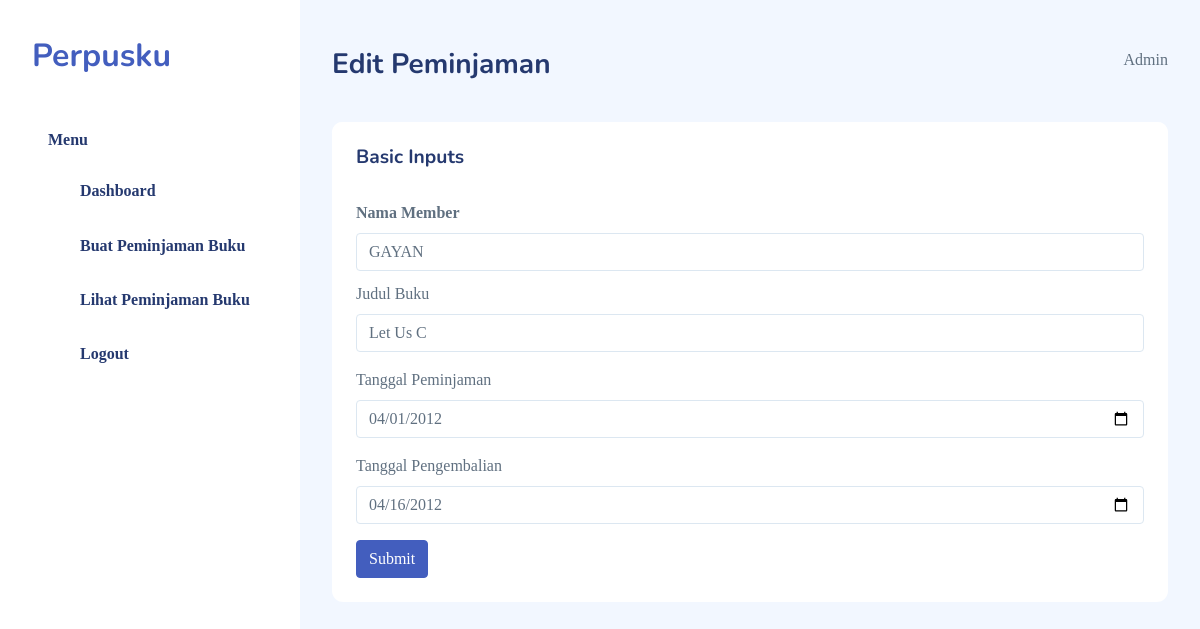
/edit_peminjaman.php?id=3 (signed in), run on the app's committed database.
### tables this page shows
CREATE TABLE `lms_admin` (
  `id_admin` int(11) NOT NULL,
  `nama` varchar(150) NOT NULL,
  `email` varchar(150) NOT NULL,
  `password` varchar(150) NOT NULL,
  `jenis_kelamin` varchar(50) NOT NULL,
  `no_hp` varchar(20) NOT NULL,
  `alamat` varchar(250) NOT NULL
);

CREATE TABLE `lms_book_issue` (
  `BOOK_ISSUE_NO` int(11) NOT NULL,
  `MEMBER_ID` varchar(10) NOT NULL,
  `BOOK_CODE` varchar(10) NOT NULL,
  `DATE_ISSUE` varchar(50) NOT NULL,
  `DATE_RETURN` varchar(50) NOT NULL
);

CREATE TABLE `lms_members` (
  `MEMBER_ID` varchar(10) NOT NULL,
  `MEMBER_NAME` varchar(30) NOT NULL,
  `CITY` varchar(20) DEFAULT NULL,
  `DATE_REGISTER` date NOT NULL,
  `DATE_EXPIRE` date DEFAULT NULL,
  `MEMBERSHIP_STATUS` varchar(15) NOT NULL
);

CREATE TABLE `lms_book_details` (
  `BOOK_CODE` varchar(10) NOT NULL,
  `BOOK_TITLE` varchar(50) NOT NULL,
  `CATEGORY` varchar(15) NOT NULL,
  `AUTHOR` varchar(30) NOT NULL,
  `PUBLICATION` varchar(30) DEFAULT NULL,
  `PUBLISH_DATE` date DEFAULT NULL,
  `BOOK_EDITION` int(2) DEFAULT NULL,
  `PRICE` varchar(15) NOT NULL,
  `RACK_NUM` varchar(3) DEFAULT NULL,
  `DATE_ARRIVAL` date NOT NULL,
  `SUPPLIER_ID` varchar(3) NOT NULL
);

### edit_peminjaman.php (the view, shortened to what this page needs)
<?php
include('db.php');
$get_user = mysqli_query($db, "SELECT * FROM lms_admin WHERE email='$_SESSION[email]'");
$user = mysqli_fetch_array($get_user);
$id_peminjaman = $_GET['id'];
$query = "SELECT * FROM lms_book_issue JOIN lms_members ON lms_book_issue.MEMBER_ID = lms_members.MEMBER_ID JOIN lms_book_details ON lms_book_issue.BOOK_CODE = lms_book_details.BOOK_CODE WHERE lms_book_issue.BOOK_ISSUE_NO = $id_peminjaman";;
$get_peminjaman = mysqli_query($db, $query);
$peminjaman = mysqli_fetch_array($get_peminjaman);
?>
<!DOCTYPE html>
<html lang="en">
<head>
    <link rel="stylesheet" href="mazer/dist/assets/css/main/app.css">
    <link rel="stylesheet" href="mazer/dist/assets/css/main/app-dark.css">
</head>
<body>
    <div id="app">
        <div id="sidebar" class="active">
            <div class="sidebar-wrapper active">
                <div class="sidebar-header position-relative">
                    <div class="d-flex justify-content-between align-items-center">
                        <div class="logo">
                            <a href="dashboard.php">Perpusku</a>
                        </div>
                    </div>
                </div>
                <div class="sidebar-menu">
                    <ul class="menu">
                        <li class="sidebar-title">Menu</li>
                        <li class="sidebar-item  ">
                            <a href="dashboard.php" class='sidebar-link'>
                                <i class="bi bi-grid-fill"></i>
                                <span>Dashboard</span>
                            </a>
                        </li>
                        <li class="sidebar-item  ">
                            <a href="form_peminjaman.php" class='sidebar-link'>
                                <i class="bi bi-grid-1x2-fill"></i>
                                <span>Buat Peminjaman Buku</span>
                            </a>
                        </li>
                        <li class="sidebar-item  ">
                            <a href="data_peminjam.php" class='sidebar-link'>
                                <i class="bi bi-grid-1x2-fill"></i>
                                <span>Lihat Peminjaman Buku</span>
                            </a>
                        </li>
                        <li class="sidebar-item  ">
                            <a href="logout.php" class='sidebar-link'>
                                <i class="bi bi-box-arrow-right"></i>
                                <span>Logout</span>
                            </a>
                        </li>
                    </ul>
                </div>
            </div>
        </div>
        <div id="main">
            <div class="page-heading">
                <div class="page-title">
                    <div class="row">
                        <div class="col-12 col-md-6 order-md-1 order-last">
                            <h3>Edit Peminjaman</h3>
                        </div>
                        <div class="col-12 col-md-6 order-md-2 order-first">
                            <nav aria-label="breadcrumb" class="breadcrumb-header float-start float-lg-end">
                                <ol class="breadcrumb">
                                    <li class="breadcrumb-item"><?= $user['nama'] ?></li>
                                </ol>
                            </nav>
                        </div>
                    </div>
                </div>
            </div>
            <div class="card">
                <div class="card-header">
                    <h4 class="card-title">Basic Inputs</h4>
                </div>
                <div class="card-body">
                    <form method="POST" class="form-data" id="form-data">
                        <div class="form-group">
                            <label for="exampleInputEmail1" class="form-label">Nama Member</label>
                            <input type="text" name="nama_member" id="nama_member" value="<?= $peminjaman['MEMBER_NAME'] ?>" class="form-control" aria-describedby="emailHelp" required>
                        </div>
                        <div class="mb-3">
                            <label for="nama_buku" class="form-label">Judul Buku</label>
                            <input type="text" name="nama_buku" id="nama_buku" value="<?= $peminjaman['BOOK_TITLE'] ?>" class="form-control" required>
                        </div>
                        <div class="mb-3">
                            <label for="tgl_peminjaman" class="form-label">Tanggal Peminjaman</label>
                            <input type="date" name="tgl_peminjaman" id="tgl_peminjaman" value="<?= $peminjaman['DATE_ISSUE'] ?>" class="form-control" required>
                        </div>
                        <div class="mb-3">
                            <label for="tgl_pengembalian" class="form-label">Tanggal Pengembalian</label>
                            <input type="date" name="tgl_pengembalian" id="tgl_pengembalian" value="<?= $peminjaman['DATE_RETURN'] ?>" class="form-control" required>
                        </div>
                        <button type="submit" class="btn btn-primary simpan" id="simpan">Submit</button>
                    </form>
                </div>
            </div>
        </div>
    </div>
</body>
</html>

### data on the page
lms_admin: nama "Admin"
lms_book_issue: nama_member "GAYAN", nama_buku "Let Us C", tgl_peminjaman "04/01/2012", tgl_pengembalian "04/16/2012"
